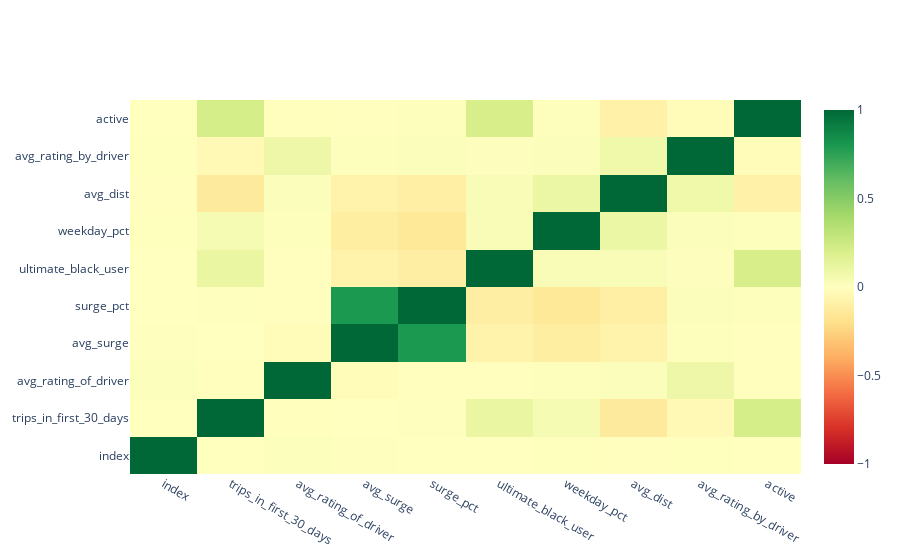

Notebook source saved alongside this figure:
### Markdown cell above
## Correlation between features

Correlations between the features and the 'Active' target are calculated and presented below.

Features with positive correlation values:
city_King's Landing       0.262284  
phone_iPhone              0.225244  
ultimate_black_user_True  0.205002  
trips_in_first_30_days    0.210463  
surge_pct                 0.011797  
weekday_pct               0.009693  

Features with negative correlation values:
city_Winterfell          -0.046611  
avg_rating_of_driver     -0.009333  
avg_surge                -0.003333  
avg_dist                 -0.092780  
avg_rating_by_driver     -0.02708

### Code cell
# step 1: calculate correlation table on dataframe
cr = df.corr(method = 'pearson')

# step 2: graph object method
fig = go.Figure(go.Heatmap(x=cr.columns, y=cr.columns, z=cr.values.tolist(), 
                          colorscale = 'rdylgn', zmin = -1, zmax = 1))
fig.show()

### Figure 1 — Plotly figure (JSON) as saved in the notebook; plotly's stock layout.template omitted (floating-point values rounded to 4 significant figures)
{"data": [{"colorscale": [[0, "rgb(165,0,38)"], [0.1, "rgb(215,48,39)"], [0.2, "rgb(244,109,67)"], [0.3, "rgb(253,174,97)"], [0.4, "rgb(254,224,139)"], [0.5, "rgb(255,255,191)"], [0.6, "rgb(217,239,139)"], [0.7, "rgb(166,217,106)"], [0.8, "rgb(102,189,99)"], [0.9, "rgb(26,152,80)"], [1, "rgb(0,104,55)"]], "type": "heatmap", "x": ["index", "trips_in_first_30_days", "avg_rating_of_driver", "avg_surge", "surge_pct", "ultimate_black_user", "weekday_pct", "avg_dist", "avg_rating_by_driver", "active"], "y": ["index", "trips_in_first_30_days", "avg_rating_of_driver", "avg_surge", "surge_pct", "ultimate_black_user", "weekday_pct", "avg_dist", "avg_rating_by_driver", "active"], "z": [[1, 0.001973, 0.01326, 0.00329, 0.001909, -0.0002461, 0.007743, -0.004166, 0.006461, -0.00272], [0.001973, 1, -0.009195, -0.001841, 0.00572, 0.1122, 0.05039, -0.1363, -0.03904, 0.2105], [0.01326, -0.009195, 1, -0.01889, -0.003313, -0.004007, 0.013, 0.01977, 0.09399, -0.009333], [0.00329, -0.001841, -0.01889, 1, 0.7936, -0.07879, -0.1101, -0.08149, 0.01024, -0.003333], [0.001909, 0.00572, -0.003313, 0.7936, 1, -0.1069, -0.1449, -0.1044, 0.01969, 0.0118], [-0.0002461, 0.1122, -0.004007, -0.07879, -0.1069, 1, 0.036, 0.03231, 0.009373, 0.205], [0.007743, 0.05039, 0.013, -0.1101, -0.1449, 0.036, 1, 0.1017, 0.02033, 0.009693], [-0.004166, -0.1363, 0.01977, -0.08149, -0.1044, 0.03231, 0.1017, 1, 0.07956, -0.09278], [0.006461, -0.03904, 0.09399, 0.01024, 0.01969, 0.009373, 0.02033, 0.07956, 1, -0.02708], [-0.00272, 0.2105, -0.009333, -0.003333, 0.0118, 0.205, 0.009693, -0.09278, -0.02708, 1]], "zmax": 1, "zmin": -1}], "layout": {}}
